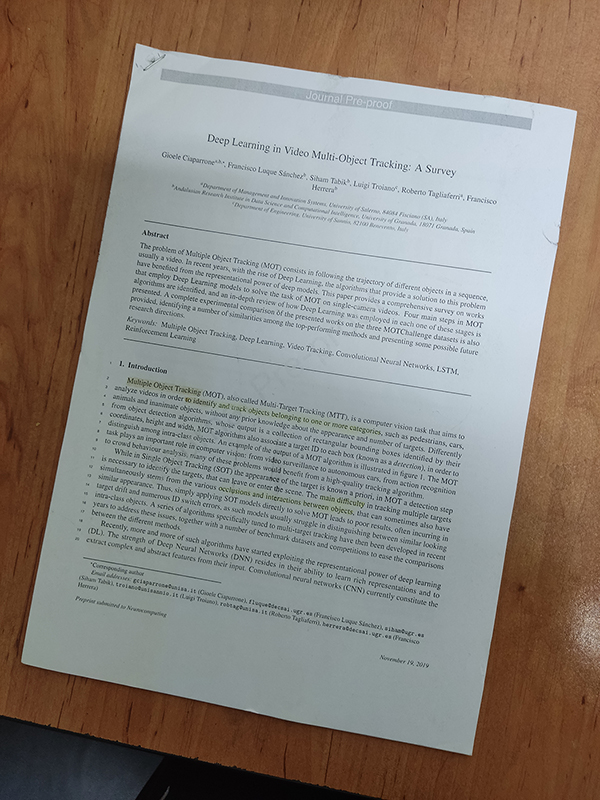
#> input picture HW7/images/example.jpg, 600 x 800 px
$ jupyter execute Q3.ipynb
#> lines starting #> are read from the running program, lines starting #| are printed output that depends on the picture; after the words box and inside, x2 and y2 are one past the last pixel; in counts of white or black regions, pixels touching at a corner belong together
# Imports

[cell 1]
import cv2
import numpy as np
import matplotlib.pyplot as plt

# Utilities

[cell 2]
def imshow(im):
    width, height, *channels = im.shape
    if channels:
        # By default, OpenCV tends to work with images in the BGR format.
        # This is due to some outdated practices, but it has been left in the library.
        # We can iterate the channels in reverse order to get an RGB image.
        plt.imshow(im[:,:,::-1])
    else:
        plt.imshow(im, cmap='gray')
    plt.axis('off')

[cell 3]
def reorder(vertices):
    # OpenCV *prefers* if we use `np.float32`.
    reordered = np.zeros_like(vertices, dtype=np.float32)
    add = vertices.sum(1)
    reordered[0] = vertices[np.argmin(add)]
    reordered[2] = vertices[np.argmax(add)]
    diff = np.diff(vertices, axis=1)
    reordered[1] = vertices[np.argmin(diff)]
    reordered[3] = vertices[np.argmax(diff)]
    return reordered

# Image

[cell 4]
im = cv2.imread('images/example.jpg')
#> im is the input picture: shape (800, 600, 3); mean B, G, R 122.1, 130.1, 137.6
imshow(im)

# Process

Follow the hints in each section to implement the functions.

## Grayscale Transform

Use the `cv2.cvtColor` function with any color space you deem appropriate. The resulting image should have a single channel.

[cell 5]
def to_grayscale(im):
    # Your code goes here.
    im_gray = cv2.cvtColor(im, cv2.COLOR_RGB2GRAY)
    return im_gray

[cell 6]
grayscale = to_grayscale(im)
#> in to_grayscale, `im_gray = cv2.cvtColor(im, cv2.COLOR_RGB2GRAY)`:
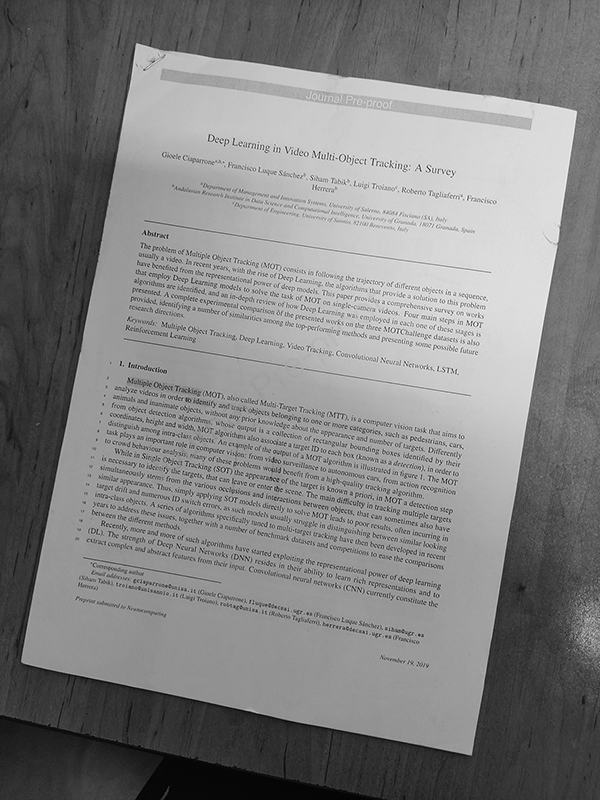
#> im_gray: shape (800, 600); min 0, max 255, mean 128.6
imshow(grayscale)

## Blurring the Image

The Gaussian filter or its more advanced sibling, the Bilateral filter, have shown the best results. Go with whatever smoothing filter you prefer. Considering that the image is highly likely to contain texts, adjust your window size accordingly.

[cell 7]
def blur(im):
    # Your code goes here.
    im_blur = cv2.GaussianBlur(im, (5,5),0)
    return im_blur

[cell 8]
blurred = blur(grayscale)
imshow(blurred)

## Edge Detection

The `cv2.Canny` filter tends to generate the best results. Tune its thresholds using the provided image and try it on a few more examples.

[cell 9]
def to_edges(im):
    # Your code goes here.
    im_edges = cv2.Canny(im, 50, 300)
    return im_edges

[cell 10]
edges = to_edges(blurred)
#> in to_edges, `im_edges = cv2.Canny(im, 50, 300)`:
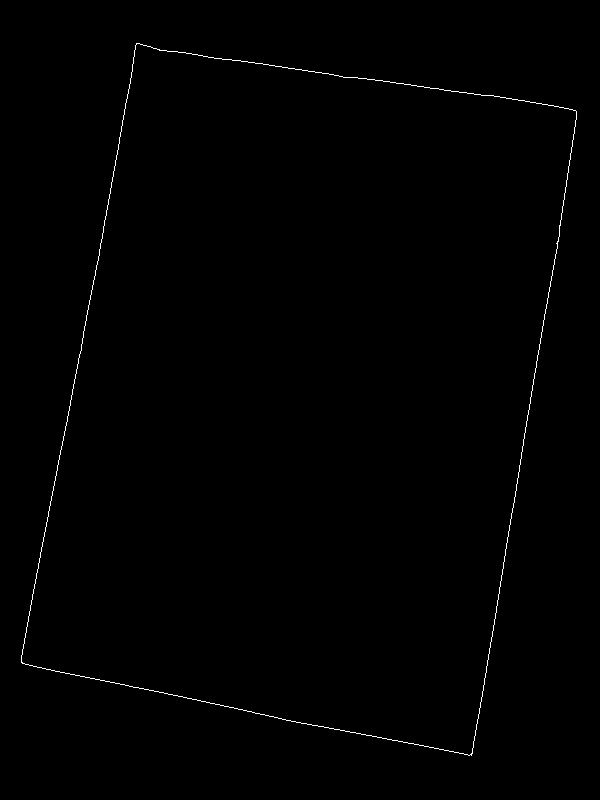
#> im_edges: shape (800, 600); 0.45% white in thin lines or dots, all inside (x1, y1, x2, y2) = (21, 43, 577, 756)
imshow(edges)

## Contour Detection

We highly suggest that you learn more about [image contours](https://docs.opencv.org/4.x/d4/d73/tutorial_py_contours_begin.html), specifically, the `cv2.findContours` function. You'd want to find the contour that has the largest surface area (using `cv2.contourArea`) and simplify its boundaries to a quadrilateral using `cv2.approxPolyDP` (and possibly `cv2.arcLength`). If this all sounds too complicated, go with the Hough transform. As discussed in the instructions, you can use the Hough transform to identify four lines within the output of `to_edges` to identify the most prominent parallelogram present in the image. This isn't, however, the best solution.

Regardless of the method, the output of the function must be the coordinates of the four vertices containing the page, in the form of a `4x2` array.

*Hint*: If you are using `cv2.findContours`, the Simple Approximation Model suffices for our purposes.

[cell 11]
# https://www.geeksforgeeks.org/find-co-ordinates-of-contours-using-opencv-python/
def find_vertices(im):
    # Your code goes here.
    vertices = []
    _, threshold = cv2.threshold(im, 110, 255, cv2.THRESH_BINARY)
    contours, _= cv2.findContours(threshold, cv2.RETR_TREE, cv2.CHAIN_APPROX_SIMPLE)
    for cnt in contours :
        approx = cv2.approxPolyDP(cnt, 0.009 * cv2.arcLength(cnt, True), True)
        n = approx.ravel()
        i = 0

        for j in n :
            if(i % 2 == 0):
                x = n[i]
                y = n[i + 1]
                vertices.append((x, y))
            i = i + 1
    return vertices

[cell 12]
# Let's draw the points on the original image.
imshow(im)
vertices = find_vertices(edges)
#> in find_vertices, `contours, _= cv2.findContours(threshold, cv2.RETR_TREE, cv2.CHAIN_APPR..`: contours = 2 contours; box (x1, y1, x2, y2) and area: (21, 43, 577, 756) 291040, (21, 43, 577, 756) 291032
#> the loop in find_vertices, `for cnt in contours :` made 2 passes
#> n on passes 1 to 2: [136, 43, 21, 662, 471, 755, 576, 111], [137, 43, 576, 111, 469, 755, 21, 661]
#> after the loop in find_vertices, `for cnt in contours :`: vertices = [(136, 43), (21, 662), (471, 755), (576, 111), (137, 43), (576, 111), (469, 755), (21, 661)]
plt.scatter([x for x, y in vertices], [y for x, y in vertices])
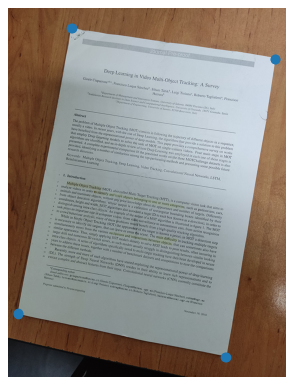
#> figure drawn by matplotlib, 1 panel

## Perspective Transform

We can use the `cv2.getPerspectiveTransform` function to find a transform that maps the region we have identified to a rectangle that we can easily crop. You then need to use `cv2.warpPerspective` to apply this transform and crop out the target region.

**Note**: `cv2.getPerspectiveTransform` expects your vertices in a particular order. They should be top left, top right, bottom right, and finally, bottom left. We have implemented a utility function for this purpose.

[cell 13]
# https://www.geeksforgeeks.org/perspective-transformation-python-opencv/
def crop_out(im, vertices):
    # Your code goes here.
    vertices = reorder(np.array(vertices[0:4], np.float32))
#> in reorder, `add = vertices.sum(1)`: add = [179, 683, 1226, 687]
#> in reorder, `diff = np.diff(vertices, axis=1)`: diff = [-93, 641, 284, -465]
    target = reorder(np.array([[0, 0], [0, 700], [500, 700], [500, 0]], np.float32))
    transform = cv2.getPerspectiveTransform(vertices, target)
    return cv2.warpPerspective(im, transform, (500, 700))

[cell 14]
cropped = crop_out(im, vertices)
#> in crop_out, `vertices = reorder(np.array(vertices[0:4], np.float32))`: vertices = [[136, 43], [576, 111], [471, 755], [21, 662]]
#> in crop_out, `transform = cv2.getPerspectiveTransform(vertices, target)`: transform = [[1.16, 0.215, -166.8], [-0.177, 1.15, -25.23], [7.21e-05, 6.45e-05, 1]]
#> in crop_out, `return cv2.warpPerspective(im, transform, (500, 700))`:
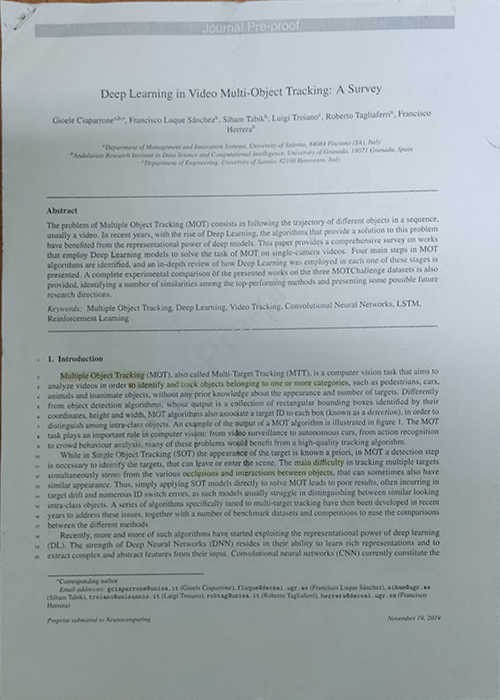
#> returned value: shape (700, 500, 3); mean of channels 0, 1, 2 169.7, 166.6, 156.1; drawn as B, G, R
imshow(cropped)

## Image Enhancement

I'll leave this part up to you!

[cell 15]
# https://stackoverflow.com/questions/32913157/how-to-get-magic-color-effect-like-cam-scanner-using-opencv
# https://github.com/harshilp24/document_scanner_python/blob/main/scan
def enhance(im):
    # Your code goes here.
    kernel_sharpening = np.array([[0, -1, 0],
                                  [-1, 5, -1],
                                  [0, -1, 0]])
    im = cv2.filter2D(im, -1, kernel_sharpening)
    value = 50
    hsv = cv2.cvtColor(im, cv2.COLOR_BGR2HSV)
    h, s, v = cv2.split(hsv)
    lim = 255 - value
    v[v > lim] = 255
    v[v <= lim] += value
    final_hsv = cv2.merge((h, s, v))
    im = cv2.cvtColor(final_hsv, cv2.COLOR_HSV2BGR)
    # im = cv2.cvtColor(im, cv2.COLOR_BGR2GRAY)
    # thresh = cv2.adaptiveThreshold(im, 255, cv2.ADAPTIVE_THRESH_GAUSSIAN_C, cv2.THRESH_BINARY, 11, 2)
    # denoised = cv2.fastNlMeansDenoising(thresh, 11, 31, 9)
    return im

## Result

Let's put everything together and get the result in one go.

[cell 16]
def scan(im):
    grayscale = to_grayscale(im)
    blurred = blur(grayscale)
    edges = to_edges(blurred)
    vertices = find_vertices(edges)
#> the loop in find_vertices (call 2), `for cnt in contours :` made 2 passes
    cropped = crop_out(im, vertices)
    return enhance(cropped)

[cell 17]
scanned = scan(im)
#> in scan, `vertices = find_vertices(edges)`: vertices = [(136, 43), (21, 662), (471, 755), (576, 111), (137, 43), (576, 111), (469, 755), (21, 661)]
#> in enhance, `im = cv2.filter2D(im, -1, kernel_sharpening)`:
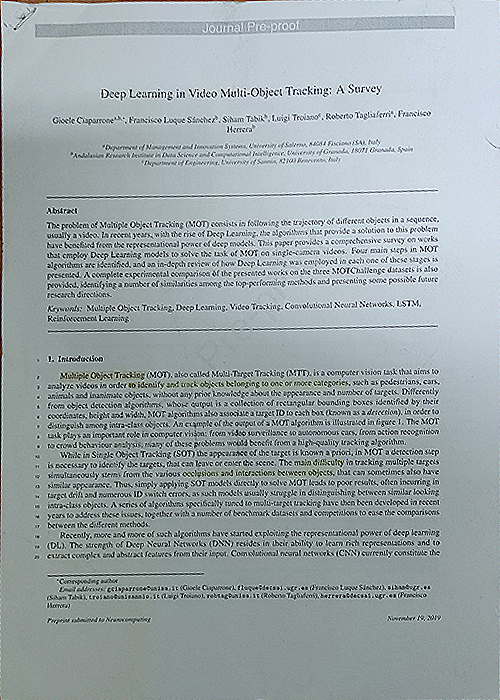
#> im: shape (700, 500, 3); mean of channels 0, 1, 2 169.5, 166.6, 156.3; drawn as B, G, R
#> in enhance, `hsv = cv2.cvtColor(im, cv2.COLOR_BGR2HSV)`: hsv: shape (700, 500, 3); mean H, S, V 91.5, 24.5, 170.6
#> in enhance, `h, s, v = cv2.split(hsv)`:
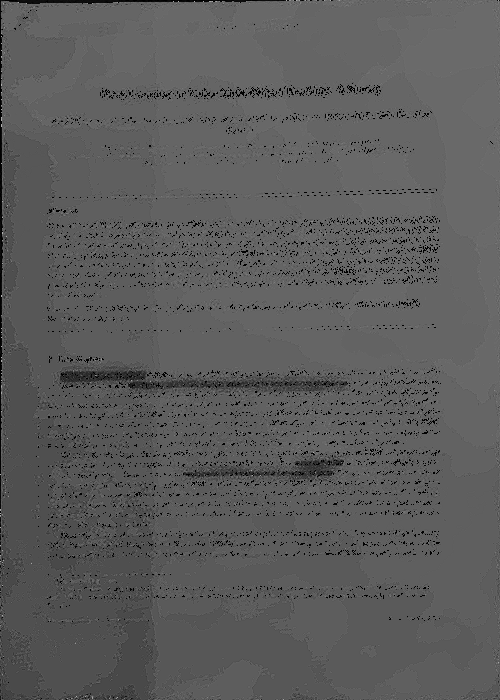
#> h: shape (700, 500); min 0, max 179, mean 91.5
#> in enhance, `h, s, v = cv2.split(hsv)`:
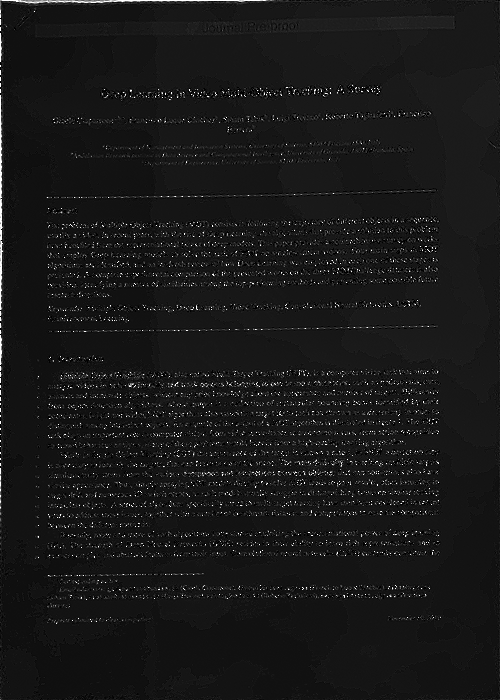
#> s: shape (700, 500); min 0, max 255, mean 24.5
#> in enhance, `v[v > lim] = 255`:
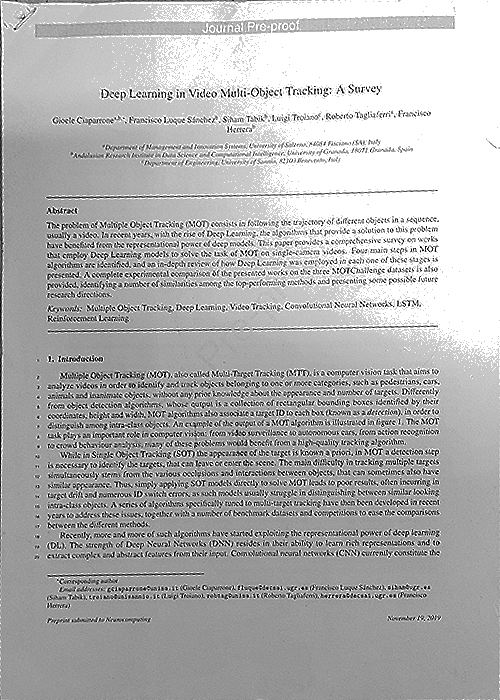
#> v: shape (700, 500); min 0, max 255, mean 178.3
#> in enhance, `v[v <= lim] += value`:
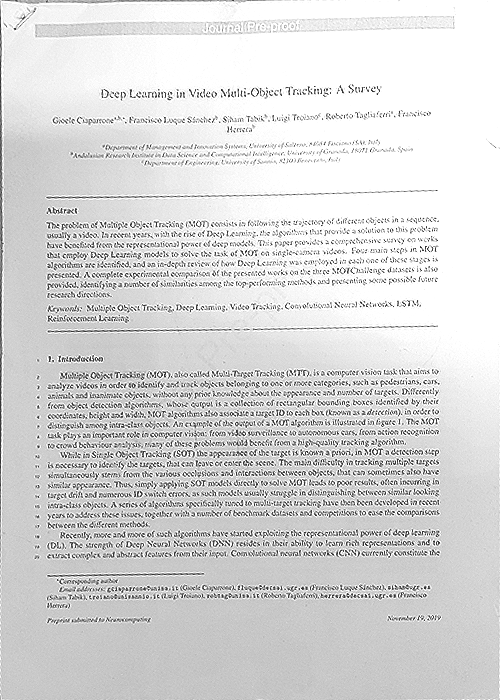
#> v: shape (700, 500); min 50, max 255, mean 215.8
#> in enhance, `final_hsv = cv2.merge((h, s, v))`: final_hsv: shape (700, 500, 3); mean H, S, V 91.5, 24.5, 215.8
#> in enhance, `im = cv2.cvtColor(final_hsv, cv2.COLOR_HSV2BGR)`:
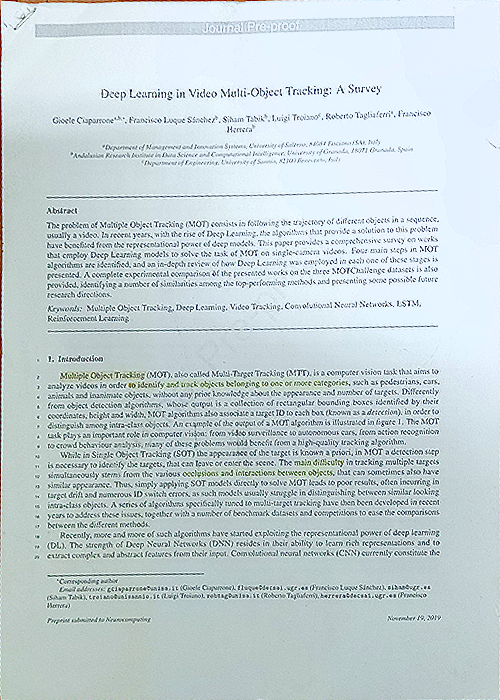
#> im: shape (700, 500, 3); mean B, G, R 214.1, 210.3, 196.9
cv2.imwrite('images/scanned.png', scanned)
imshow(scanned)
